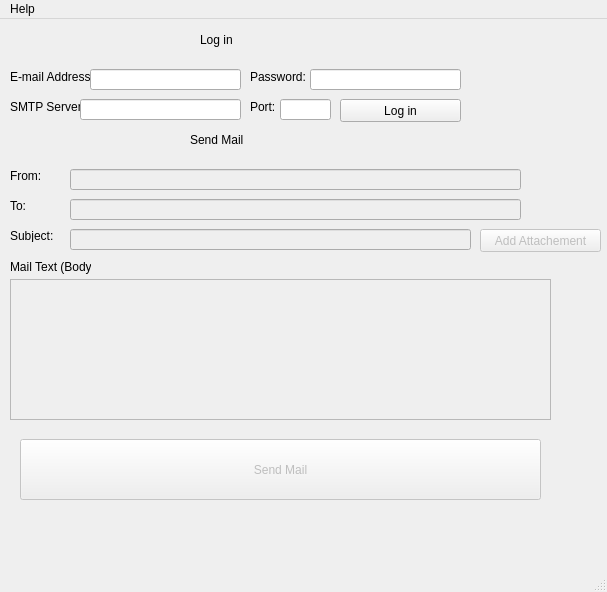
<?xml version="1.0" encoding="UTF-8"?>
<ui version="4.0">
 <class>MainWindow</class>
 <widget class="QMainWindow" name="MainWindow">
  <property name="geometry">
   <rect>
    <x>0</x>
    <y>0</y>
    <width>607</width>
    <height>592</height>
   </rect>
  </property>
  <property name="windowTitle">
   <string>MainWindow</string>
  </property>
  <widget class="QWidget" name="centralwidget">
   <widget class="QLabel" name="label_10">
    <property name="geometry">
     <rect>
      <x>10</x>
      <y>50</y>
      <width>81</width>
      <height>16</height>
     </rect>
    </property>
    <property name="text">
     <string>E-mail Address:</string>
    </property>
   </widget>
   <widget class="QLineEdit" name="lineEdit">
    <property name="geometry">
     <rect>
      <x>90</x>
      <y>50</y>
      <width>151</width>
      <height>21</height>
     </rect>
    </property>
   </widget>
   <widget class="QLabel" name="label_2">
    <property name="geometry">
     <rect>
      <x>250</x>
      <y>50</y>
      <width>61</width>
      <height>16</height>
     </rect>
    </property>
    <property name="text">
     <string>Password:</string>
    </property>
   </widget>
   <widget class="QLineEdit" name="lineEdit_2">
    <property name="geometry">
     <rect>
      <x>310</x>
      <y>50</y>
      <width>151</width>
      <height>21</height>
     </rect>
    </property>
    <property name="text">
     <string/>
    </property>
    <property name="echoMode">
     <enum>QLineEdit::Password</enum>
    </property>
   </widget>
   <widget class="QLabel" name="label_3">
    <property name="geometry">
     <rect>
      <x>10</x>
      <y>80</y>
      <width>71</width>
      <height>16</height>
     </rect>
    </property>
    <property name="text">
     <string>SMTP Server:</string>
    </property>
   </widget>
   <widget class="QLineEdit" name="lineEdit_3">
    <property name="geometry">
     <rect>
      <x>80</x>
      <y>80</y>
      <width>161</width>
      <height>21</height>
     </rect>
    </property>
   </widget>
   <widget class="QLabel" name="label_4">
    <property name="geometry">
     <rect>
      <x>250</x>
      <y>80</y>
      <width>41</width>
      <height>16</height>
     </rect>
    </property>
    <property name="text">
     <string>Port:</string>
    </property>
   </widget>
   <widget class="QLineEdit" name="lineEdit_4">
    <property name="geometry">
     <rect>
      <x>280</x>
      <y>80</y>
      <width>51</width>
      <height>21</height>
     </rect>
    </property>
    <property name="echoMode">
     <enum>QLineEdit::Password</enum>
    </property>
   </widget>
   <widget class="QPushButton" name="pushButton">
    <property name="geometry">
     <rect>
      <x>340</x>
      <y>80</y>
      <width>121</width>
      <height>23</height>
     </rect>
    </property>
    <property name="text">
     <string>Log in</string>
    </property>
   </widget>
   <widget class="QLabel" name="label_5">
    <property name="geometry">
     <rect>
      <x>200</x>
      <y>0</y>
      <width>161</width>
      <height>41</height>
     </rect>
    </property>
    <property name="styleSheet">
     <string notr="true">font: 22pt &quot;MS Shell Dlg 2&quot;;</string>
    </property>
    <property name="text">
     <string>Log in</string>
    </property>
   </widget>
   <widget class="QLabel" name="label_6">
    <property name="enabled">
     <bool>true</bool>
    </property>
    <property name="geometry">
     <rect>
      <x>10</x>
      <y>180</y>
      <width>47</width>
      <height>13</height>
     </rect>
    </property>
    <property name="text">
     <string>To:</string>
    </property>
   </widget>
   <widget class="QLineEdit" name="lineEdit_5">
    <property name="enabled">
     <bool>false</bool>
    </property>
    <property name="geometry">
     <rect>
      <x>70</x>
      <y>180</y>
      <width>451</width>
      <height>21</height>
     </rect>
    </property>
   </widget>
   <widget class="QLineEdit" name="lineEdit_6">
    <property name="enabled">
     <bool>false</bool>
    </property>
    <property name="geometry">
     <rect>
      <x>70</x>
      <y>210</y>
      <width>401</width>
      <height>21</height>
     </rect>
    </property>
   </widget>
   <widget class="QLabel" name="label_7">
    <property name="enabled">
     <bool>true</bool>
    </property>
    <property name="geometry">
     <rect>
      <x>10</x>
      <y>210</y>
      <width>47</width>
      <height>13</height>
     </rect>
    </property>
    <property name="text">
     <string>Subject:</string>
    </property>
   </widget>
   <widget class="QLabel" name="label_8">
    <property name="enabled">
     <bool>true</bool>
    </property>
    <property name="geometry">
     <rect>
      <x>10</x>
      <y>240</y>
      <width>81</width>
      <height>16</height>
     </rect>
    </property>
    <property name="text">
     <string>Mail Text (Body)</string>
    </property>
   </widget>
   <widget class="QTextEdit" name="textEdit">
    <property name="enabled">
     <bool>false</bool>
    </property>
    <property name="geometry">
     <rect>
      <x>10</x>
      <y>260</y>
      <width>541</width>
      <height>141</height>
     </rect>
    </property>
   </widget>
   <widget class="QPushButton" name="pushButton_3">
    <property name="enabled">
     <bool>false</bool>
    </property>
    <property name="geometry">
     <rect>
      <x>20</x>
      <y>420</y>
      <width>521</width>
      <height>61</height>
     </rect>
    </property>
    <property name="text">
     <string>Send Mail</string>
    </property>
   </widget>
   <widget class="QLabel" name="label">
    <property name="geometry">
     <rect>
      <x>190</x>
      <y>100</y>
      <width>161</width>
      <height>41</height>
     </rect>
    </property>
    <property name="styleSheet">
     <string notr="true">font: 22pt &quot;MS Shell Dlg 2&quot;;</string>
    </property>
    <property name="text">
     <string>Send Mail</string>
    </property>
   </widget>
   <widget class="QLabel" name="label_11">
    <property name="enabled">
     <bool>true</bool>
    </property>
    <property name="geometry">
     <rect>
      <x>10</x>
      <y>150</y>
      <width>47</width>
      <height>13</height>
     </rect>
    </property>
    <property name="text">
     <string>From:</string>
    </property>
   </widget>
   <widget class="QLineEdit" name="lineEdit_7">
    <property name="enabled">
     <bool>false</bool>
    </property>
    <property name="geometry">
     <rect>
      <x>70</x>
      <y>150</y>
      <width>451</width>
      <height>21</height>
     </rect>
    </property>
   </widget>
   <widget class="QPushButton" name="pushButton_2">
    <property name="enabled">
     <bool>false</bool>
    </property>
    <property name="geometry">
     <rect>
      <x>480</x>
      <y>210</y>
      <width>121</width>
      <height>23</height>
     </rect>
    </property>
    <property name="text">
     <string>Add Attachement</string>
    </property>
   </widget>
  </widget>
  <widget class="QStatusBar" name="statusbar"/>
  <widget class="QMenuBar" name="menuBar">
   <property name="geometry">
    <rect>
     <x>0</x>
     <y>0</y>
     <width>607</width>
     <height>21</height>
    </rect>
   </property>
   <widget class="QMenu" name="menuHelp">
    <property name="title">
     <string>Help</string>
    </property>
    <widget class="QMenu" name="menuAbout">
     <property name="title">
      <string>About...</string>
     </property>
     <widget class="QMenu" name="menuMail_Client">
      <property name="title">
       <string>Mail Client</string>
      </property>
     </widget>
     <addaction name="menuMail_Client"/>
     <addaction name="actionBy_Markandpreston"/>
     <addaction name="separator"/>
     <addaction name="actionCredits"/>
     <addaction name="actionNeuralNine_for_his_amazing_tutorial"/>
    </widget>
    <addaction name="menuAbout"/>
   </widget>
   <addaction name="menuHelp"/>
  </widget>
  <action name="actionBy_Markandpreston">
   <property name="text">
    <string>By Markandpreston</string>
   </property>
  </action>
  <action name="actionCredits">
   <property name="text">
    <string>Credits:</string>
   </property>
  </action>
  <action name="actionNeuralNine_for_his_amazing_tutorial">
   <property name="text">
    <string>NeuralNine for his amazing tutorial</string>
   </property>
  </action>
  <action name="actionu">
   <property name="text">
    <string>u</string>
   </property>
  </action>
 </widget>
 <resources/>
 <connections/>
</ui>
